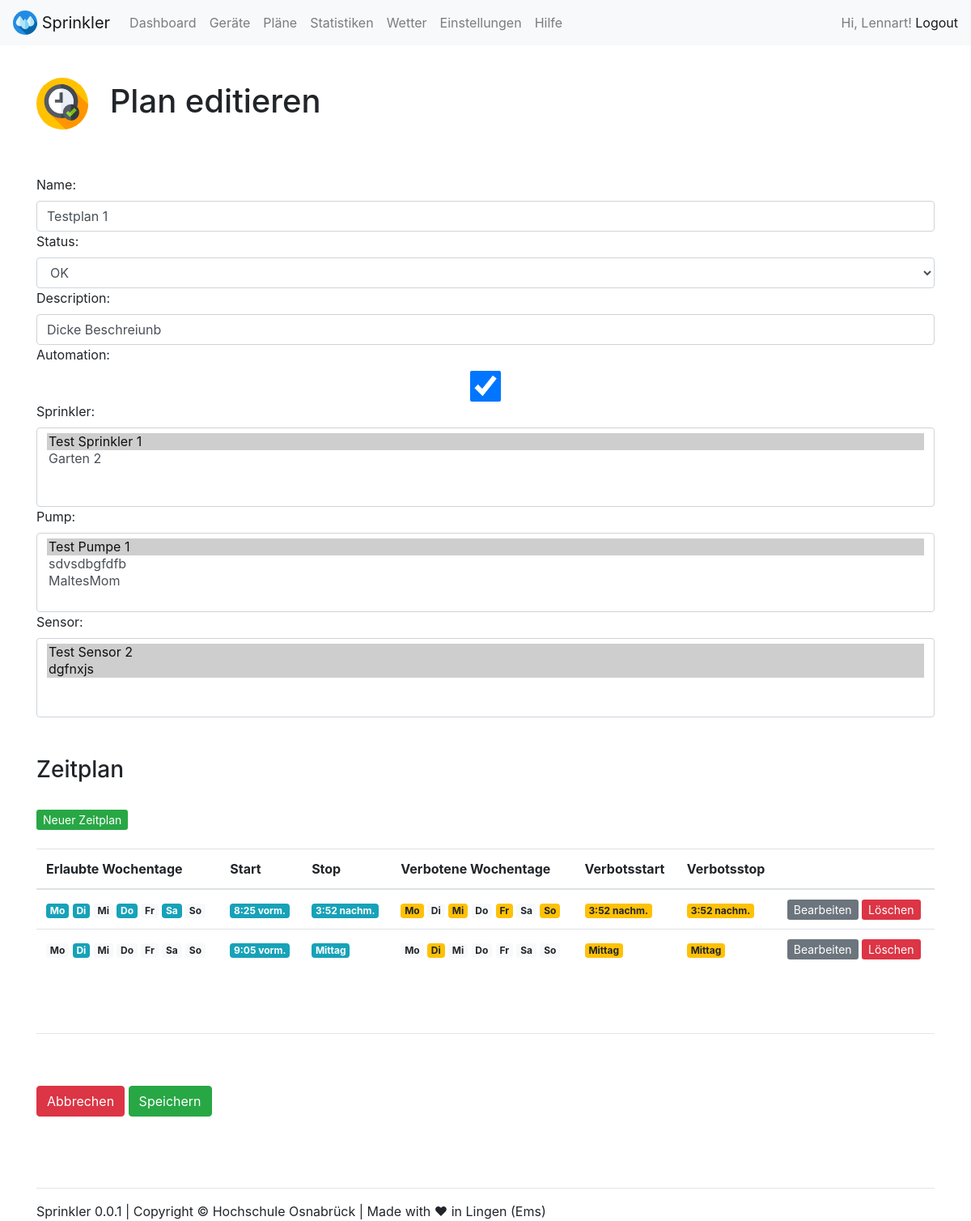
Screenshot of /plans/edit/1 (signed in) with the database file from the repository.
### webapp/models.py (models this page shows, shortened)
class Plan(models.Model):
    name = models.CharField(max_length=200)
    status = models.CharField(
        max_length=10,
        choices=STATUS_CHOICES,
        default='OK',
    )
    description = models.CharField(max_length=3000, default="Beschreibung")
    automation = models.BooleanField(default=False)
    sprinkler = models.ManyToManyField(Sprinkler)
    pump = models.ManyToManyField(Pump)
    sensor = models.ManyToManyField(Sensor)
    next_execution_time = None

class Sprinkler(models.Model):
    name = models.CharField(max_length=200)
    status = models.CharField(
        max_length=10,
        choices=STATUS_CHOICES,
        default='OK',
    )
    curr_active = models.BooleanField(default=False)
    device_type = 'Sprinkler'
    def __str__(self):
        return self.name

class Pump(models.Model):
    name = models.CharField(max_length=200)
    status = models.CharField(
        max_length=10,
        choices=STATUS_CHOICES,
        default='OK',
    )
    curr_active = models.BooleanField(default=False)
    device_type = 'Pump'
    def __str__(self):
        return self.name

class Sensor(models.Model):
    name = models.CharField(max_length=200)
    status = models.CharField(
        max_length=10,
        choices=STATUS_CHOICES,
        default='OK',
    )
    curr_active = models.BooleanField(default=False)
    device_type = 'Sensor'
    def __str__(self):
        return self.name

class Schedule(models.Model):
    plan = models.ForeignKey(Plan, on_delete=models.CASCADE)
    allow_monday = models.BooleanField(default=False)
    allow_tuesday = models.BooleanField(default=False)
    allow_wednesday = models.BooleanField(default=False)
    allow_thursday = models.BooleanField(default=False)
    allow_friday = models.BooleanField(default=False)
    allow_saturday = models.BooleanField(default=False)
    allow_sunday = models.BooleanField(default=False)
    allow_time_start = models.TimeField(auto_now=False, auto_now_add=False)
    allow_time_stop = models.TimeField(auto_now=False, auto_now_add=False)
    deny_monday = models.BooleanField(default=False)
    deny_tuesday = models.BooleanField(default=False)
    deny_wednesday = models.BooleanField(default=False)
    deny_thursday = models.BooleanField(default=False)
    deny_friday = models.BooleanField(default=False)
    deny_saturday = models.BooleanField(default=False)
    deny_sunday = models.BooleanField(default=False)
    deny_time_start = models.TimeField(auto_now=False, auto_now_add=False)
    deny_time_stop = models.TimeField(auto_now=False, auto_now_add=False)
    allowed_weekdays = None
    denied_weekdays = None
    next_allowed_start_date_time = None
    next_allowed_end_date_time = None
    next_denied_start_date_time = None
    next_denied_end_date_time = None
    def get_next_date_time(self, weekdays, dt):
        weekday = datetime.datetime.now().weekday()
        for i in range(0, 8):
            if weekday in weekdays:
                now_date_time = datetime.datetime.now()
                temp_date_time = now_date_time + datetime.timedelta(days=i)
                day = str(temp_date_time.day)
                if int(day) < 10: day = str(0) + day
                month = str(temp_date_time.month)
                if int(month) < 10: month = str(0) + month
                year = str(temp_date_time.year)
                hour = str(dt.hour)
                if int(hour) < 10: hour = str(0) + hour
                minute = str(dt.minute)
                if int(minute) < 10: minute = str(0) + minute
                second = str(dt.second)
                if int(second) < 10: second = str(0) + second
                date_time_str = year + '-' + month + '-' + day + ' ' + hour + ':' + minute + ':' + second
                date_time = datetime.datetime.strptime(date_time_str, '%Y-%m-%d %H:%M:%S')
                if date_time > now_date_time:
                    return date_time
            if weekday == 6:
                weekday = 0
            else:
                weekday += 1
    def get_allowed_weekdays(self):
        allowed_weekdays = []
        if self.allow_monday: allowed_weekdays.append(0)
        if self.allow_tuesday: allowed_weekdays.append(1)
        if self.allow_wednesday: allowed_weekdays.append(2)
        if self.allow_thursday: allowed_weekdays.append(3)
        if self.allow_friday: allowed_weekdays.append(4)
        if self.allow_saturday: allowed_weekdays.append(5)
        if self.allow_sunday: allowed_weekdays.append(6)
        return allowed_weekdays
    def get_denied_weekdays(self):
        denied_weekdays = []
        if self.deny_monday: denied_weekdays.append(0)
        if self.deny_tuesday: denied_weekdays.append(1)
        if self.deny_wednesday: denied_weekdays.append(2)
        if self.deny_thursday: denied_weekdays.append(3)
        if self.deny_friday: denied_weekdays.append(4)
        if self.deny_saturday: denied_weekdays.append(5)
        if self.deny_sunday: denied_weekdays.append(6)
        return denied_weekdays

### webapp/views.py (the view)
# urls.py: path('plans/edit/<int:plan_id>', views.plans_edit, name='plan_edit'),
@login_required(login_url='/admin/login/')
def plans_edit(request, plan_id):
    args = {}
    args['id'] = plan_id
    if request.method == 'POST':
        plan = Plan.objects.get(pk=plan_id)
        plan_form = PlanForm(request.POST, instance=plan)
        plan_form.save()
        return redirect('plans')
    else:
        plan = Plan.objects.get(pk=plan_id)
        args['form'] = PlanForm(instance=plan)
        schedules = Schedule.objects.filter(plan=plan_id).all()
        for schedule in schedules:
            schedule.allowed_weekdays = schedule.get_allowed_weekdays()
            schedule.denied_weekdays = schedule.get_denied_weekdays()
            next_allowed_start_date_time = schedule.get_next_date_time(schedule.allowed_weekdays, schedule.allow_time_start)
            next_allowed_end_date_time = schedule.get_next_date_time(schedule.allowed_weekdays, schedule.allow_time_stop)
            next_denied_start_date_time = schedule.get_next_date_time(schedule.denied_weekdays, schedule.deny_time_start)
            next_denied_end_date_time = schedule.get_next_date_time(schedule.denied_weekdays, schedule.deny_time_stop)
        args['schedules'] = schedules
    return TemplateResponse(request, "plans_edit.html", args)

### webapp/models.py
class PlanForm(ModelForm):
    class Meta:
        model = Plan
        fields = ('name', 'status', 'description', 'automation', 'sprinkler', 'pump', 'sensor')
        widgets = {
            'name': forms.TextInput(attrs={'class': 'form-control'}),
            'status': forms.Select(attrs={'class': 'form-control'}),
            'description': forms.TextInput(attrs={'class': 'form-control'}),
            'automation': forms.CheckboxInput(attrs={'class': 'form-control'}),
            'sprinkler': forms.SelectMultiple(attrs={'class': 'form-control'}),
            'pump': forms.SelectMultiple(attrs={'class': 'form-control'}),
            'sensor': forms.SelectMultiple(attrs={'class': 'form-control'}),
        }

### webapp/templates/plans_edit.html (shortened to what this page needs)
{% load static %}
{% include "views/top.html" %}
<br>
<h1><img src="{% static 'webapp/img/icons/plans.svg' %}" width="64" class="mr-3"> Plan editieren</h1>
<br><br>
<form method="POST" action="{% url "plan_edit" id %}">
    {{ form }}
    <br><br>
    <h3>Zeitplan</h3>
    <br>
    <a class="btn-sm btn-success" href="{% url 'schedule_create' id %}" role="button">Neuer Zeitplan</a>
    <br><br>
    {% if schedules %}
    <table class="table table-hover">
     <thead>
        <tr>
          <th scope="col">Erlaubte Wochentage</th>
          <th scope="col">Start</th>
          <th scope="col">Stop</th>
          <th scope="col">Verbotene Wochentage</th>
          <th scope="col">Verbotsstart</th>
          <th scope="col">Verbotsstop</th>
          <th scope="col"></th>
        </tr>
      </thead>
      <tbody>
      {% for schedule in schedules %}
        <tr>
          <td>
            {% if 0 in schedule.allowed_weekdays %}
            <span class="badge badge-info">Mo</span>
            {% else %}
            <span class="badge badge-light">Mo</span>
            {% endif %}
            {% if 1 in schedule.allowed_weekdays %}
            <span class="badge badge-info">Di</span>
            {% else %}
            <span class="badge badge-light">Di</span>
            {% endif %}
            {% if 2 in schedule.allowed_weekdays %}
            <span class="badge badge-info">Mi</span>
            {% else %}
            <span class="badge badge-light">Mi</span>
            {% endif %}
            {% if 3 in schedule.allowed_weekdays %}
            <span class="badge badge-info">Do</span>
            {% else %}
            <span class="badge badge-light">Do</span>
            {% endif %}
            {% if 4 in schedule.allowed_weekdays %}
            <span class="badge badge-info">Fr</span>
            {% else %}
            <span class="badge badge-light">Fr</span>
            {% endif %}
            {% if 5 in schedule.allowed_weekdays %}
            <span class="badge badge-info">Sa</span>
            {% else %}
            <span class="badge badge-light">Sa</span>
            {% endif %}
            {% if 6 in schedule.allowed_weekdays %}
            <span class="badge badge-info">So</span>
            {% else %}
            <span class="badge badge-light">So</span>
            {% endif %}
          </td>
          <td><span class="badge badge-info">{{ schedule.allow_time_start }}</span></td>
          <td><span class="badge badge-info">{{ schedule.allow_time_stop }}</span></td>
          <td>
            {% if 0 in schedule.denied_weekdays %}
            <span class="badge badge-warning">Mo</span>
            {% else %}
            <span class="badge badge-light">Mo</span>
            {% endif %}
            {% if 1 in schedule.denied_weekdays %}
            <span class="badge badge-warning">Di</span>
            {% else %}
            <span class="badge badge-light">Di</span>
            {% endif %}
            {% if 2 in schedule.denied_weekdays %}
            <span class="badge badge-warning">Mi</span>
            {% else %}
            <span class="badge badge-light">Mi</span>
            {% endif %}
            {% if 3 in schedule.denied_weekdays %}
            <span class="badge badge-warning">Do</span>
            {% else %}
            <span class="badge badge-light">Do</span>
            {% endif %}
            {% if 4 in schedule.denied_weekdays %}
            <span class="badge badge-warning">Fr</span>
            {% else %}
            <span class="badge badge-light">Fr</span>
            {% endif %}
            {% if 5 in schedule.denied_weekdays %}
            <span class="badge badge-warning">Sa</span>
            {% else %}
            <span class="badge badge-light">Sa</span>
            {% endif %}
            {% if 6 in schedule.denied_weekdays %}
            <span class="badge badge-warning">So</span>
            {% else %}
            <span class="badge badge-light">So</span>
            {% endif %}
            </td>
          <td><span class="badge badge-warning">{{ schedule.deny_time_start }}</span></td>
          <td><span class="badge badge-warning">{{ schedule.deny_time_stop }}</span></td>
          <td>
            <a class="btn-sm btn-secondary" href="{% url 'schedule_edit' id schedule.id %}" role="button">Bearbeiten</a>
            <a onclick="return confirm('Soll der Plan {{ plan.name }} löschen?')" class="btn-sm btn-danger" href="{% url 'schedule_delete' id schedule.id %}" role="button">Löschen</a>
          </td>
        </tr>
      {% endfor %}
    </tbody>
  </table>
  {% else %}
  Für diesen Plan wurden noch keine Zeitpläne definiert.
  {% endif %}
  <br><br>
  <hr>
  <br><br>
  <a class="btn btn-danger" href="{% url 'plans' %}" role="button">Abbrechen</a>
  <button type="submit" class="btn btn-success">Speichern</button>
</form>
{% include "views/footer.html" %}
{% include "views/bottom.html" %}

### webapp/templates/views/top.html (shortened to what this page needs)
{% load static %}
<!doctype html>
<html lang="de">
  <head>
    <link rel="stylesheet" href="https://stackpath.bootstrapcdn.com/bootstrap/4.5.2/css/bootstrap.min.css">
    <link rel="stylesheet" type="text/css" href="{% static 'webapp/css/style.css' %}">
  </head>
  <body>
    <nav class="navbar navbar-expand-lg navbar-light bg-light">
      <a class="navbar-brand" href="{% url 'index' %}">
        <img src="{% static 'webapp/img/icons/drops.svg' %}" width="30" height="30" class="d-inline-block align-top" alt="" loading="lazy">
        Sprinkler
      </a>
      <div class="collapse navbar-collapse" id="navbarNavAltMarkup">
        <div class="navbar-nav">
          {% if user.is_authenticated %}
          <a class="nav-link" href="{% url 'dashboard' %}">Dashboard</a>
          <a class="nav-link" href="{% url 'devices' %}">Geräte</a>
          <a class="nav-link" href="{% url 'plans' %}">Pläne</a>
          <a class="nav-link" href="{% url 'statistics' %}">Statistiken</a>
          <a class="nav-link" href="{% url 'weather' %}">Wetter</a>
          <a class="nav-link" href="{% url 'settings' %}">Einstellungen</a>
          {% endif %}
          <a class="nav-link" href="{% url 'help' %}">Hilfe</a>
        </div>
      </div>
      <span class="navbar-text">
      {% if user.is_authenticated %}
      Hi, {{ user.username }}!  <a href="/admin/logout/?next=/">Logout</a>
      {% else %}
      <a href="/admin/login/?next=/dashboard/">Login</a>
      {% endif %}
      </span>
    </nav>
    <div class="container mt-3">

### rows the page displays
Plan: name "Testplan 1", status "OK", description "Dicke Beschreiunb", automation "☑"
Schedule: shows "Mo", shows "Di", shows "Mi", shows "Do", shows "Fr", shows "Sa", shows "So", allow_time_start "8:25 vorm.", allow_time_stop "3:52 nachm.", deny_time_start "3:52 nachm.", deny_time_stop "3:52 nachm."
Schedule: shows "Mo", shows "Di", shows "Mi", shows "Do", shows "Fr", shows "Sa", shows "So", allow_time_start "9:05 vorm.", allow_time_stop "Mittag", deny_time_start "Mittag", deny_time_stop "Mittag"

### other values shown
{{ user.username }} "Lennart"
